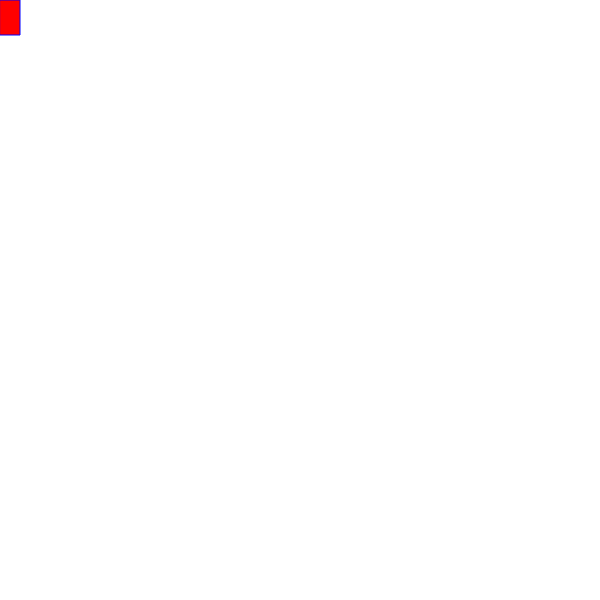
Frame 1 (no input)
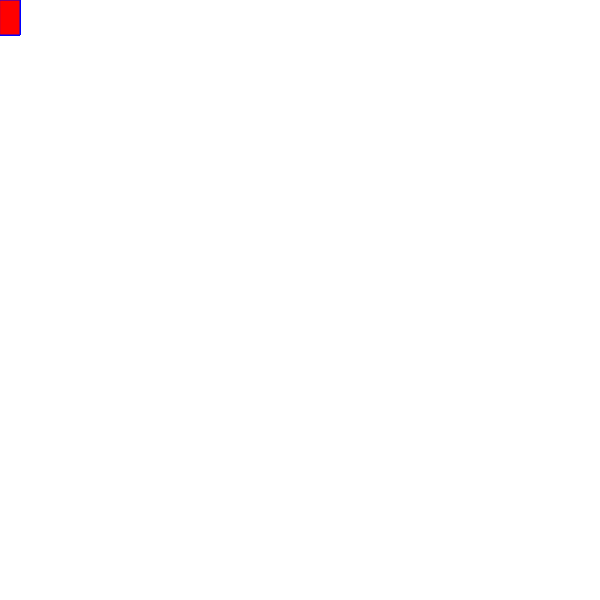
Frame 60 (no input)
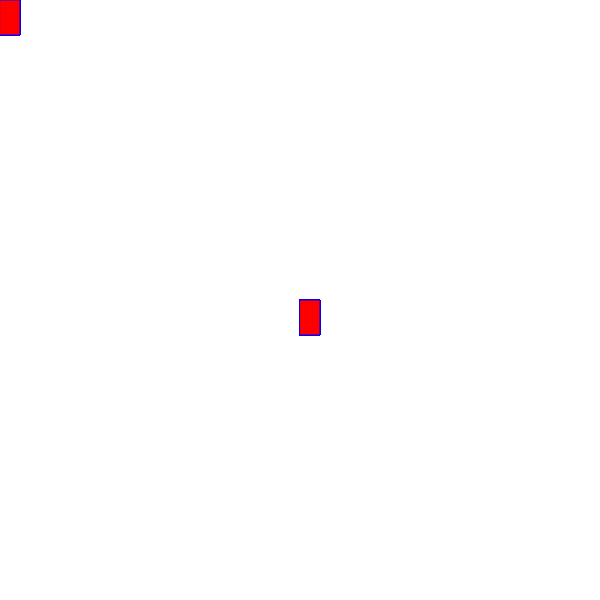
Frame 120 (the mouse pressed at the canvas centre since frame 60)

The p5.js sketch that drew these frames (run headless with seeded random() and noise() and a simulated clock; from frame 60 on, the mouse is pressed at the canvas centre):

// p5.js sketch
// ── sketch.js
function setup() {
    createCanvas(600, 600);
  }
  
  function draw() {
    background("white");
  }
  function draw() { 
    stroke("blue");
    fill("red")
    if(mouseIsPressed);
    rect(mouseX, mouseY, 20, 35)
  }
